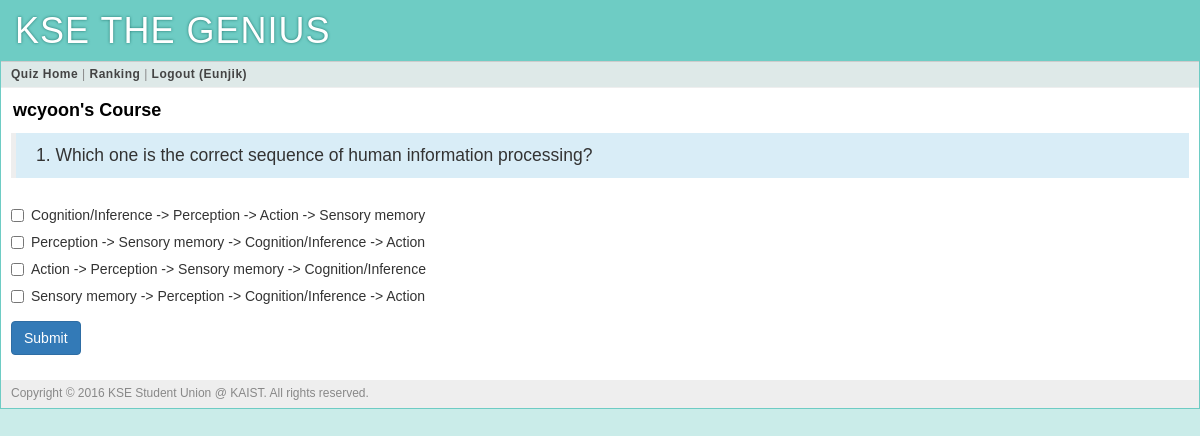
Screenshot of /quiz?prof=wcyoon (signed in) with the database file from the repository.
### tables this page shows
CREATE TABLE "user" (
	`user_id`	integer PRIMARY KEY AUTOINCREMENT,
	`username`	string NOT NULL,
	`name`	string NOT NULL,
	`pw_hash`	string NOT NULL,
	`munyi_point`	integer DEFAULT 0,
	`munyi_last_quiz`	integer DEFAULT 0,
	`wcyoon_point`	integer DEFAULT 0,
	`wcyoon_last_quiz`	integer DEFAULT 0,
	`uclee_point`	integer DEFAULT 0,
	`uclee_last_quiz`	integer DEFAULT 0,
	`jaegil_point`	integer DEFAULT 0,
	`jaegil_last_quiz`	integer DEFAULT 0,
	`aviv_point`	integer DEFAULT 0,
	`aviv_last_quiz`	integer DEFAULT 0,
	`kse_point`	INTEGER DEFAULT 0,
	`kse_last_quiz`	INTEGER DEFAULT 0,
	`total_point`	integer DEFAULT 0
);

CREATE TABLE "quiz" (
	`id`	INTEGER NOT NULL PRIMARY KEY AUTOINCREMENT,
	`professor_id`	TEXT NOT NULL,
	`quiz_id`	INTEGER NOT NULL,
	`question`	TEXT NOT NULL,
	`answer1`	INTEGER NOT NULL,
	`answer2`	INTEGER NOT NULL,
	`answer3`	INTEGER NOT NULL,
	`answer4`	INTEGER NOT NULL,
	`correct_answer`	TEXT NOT NULL,
	`quiz_value`	INTEGER NOT NULL
);

### main.py (the view)
@app.route('/quiz')
def quiz():
    prof = request.args.get('prof')
    error = request.args.get('error')
    user_info = query_db('''SELECT * FROM user WHERE
            user.user_id = ?''',
            [session['user_id']],
            one=True)
    numOfQuiz = query_db('''SELECT count(*) FROM quiz WHERE
            professor_id = ? ''',
            [prof],
            one=True)
    quiz = query_db('''SELECT * FROM quiz WHERE
            professor_id = ? AND quiz_id = ?''',
            [prof, user_info[prof + "_last_quiz"]+1],
            one=True)
    return render_template('quiz.html', prof=prof, quiz=quiz, error=error)

### main.py (called while the page is built)
def connect_db():
    return sqlite3.connect(app.config['DATABASE'])

def query_db(query, args=(), one=False):
    cur = g.db.execute(query, args)
    rv = [dict((cur.description[idx][0], value)
               for idx, value in enumerate(row)) for row in cur.fetchall()]
    return (rv[0] if rv else None) if one else rv

@app.before_request
def before_request():
    g.db = connect_db()
    g.user = None
    if 'user_id' in session:
        g.user = query_db('select * from user where user_id = ?',
                          [session['user_id']], one=True)

@app.teardown_request
def teardown_request(exception):
    if hasattr(g, 'db'):
        g.db.close()

### templates/quiz.html (shortened to what this page needs)
{% extends "layout.html" %}
{% block body %}
	<div class="page-title">
		<span>{{ prof }}'s Course</span>
	</div>
	{% if quiz %}
	<div class="bg-info">
		<blockquote>
			<p>{{ quiz.quiz_id }}. {{ quiz.question | safe }}</p>
		</blockquote>
	</div>
	<form action="{{ url_for('quiz_processing') }}" class="form-horizontal" method="post" enctype="multipart/form-data">
		<div class="form-group">
			<div class="col-sm-offset-0 col-sm-12">
				<div class="checkbox" class="form-control">
					<label class="col-sm-12">
						<input type="checkbox" name="answers" value="1"> {{ quiz.answer1 | safe}}
					</label>
				</div>
			</div>
			<div class="col-sm-offset-0 col-sm-12">
				<div class="checkbox" class="form-control">
					<label class="col-sm-12">
						<input type="checkbox" name="answers" value="2"> {{ quiz.answer2 | safe}}
					</label>
				</div>
			</div>
			<div class="col-sm-offset-0 col-sm-12">
				<div class="checkbox" class="form-control">
					<label class="col-sm-12">
						<input type="checkbox" name="answers" value="3"> {{ quiz.answer3 | safe}}
					</label>
				</div>
			</div>
			<div class="col-sm-offset-0 col-sm-12">
				<div class="checkbox" class="form-control">
					<label class="col-sm-12">
						<input type="checkbox" name="answers" value="4"> {{ quiz.answer4 | safe}}
					</label>
				</div>
			</div>
		</div>
	    <div class="form-group">
    		<div class="col-sm-offset-0 col-sm-8">
      		<button type="submit" class="btn btn-primary">Submit</button>
    		</div>
  		</div>
  	</form>
  	{% endif %}
{% endblock %}

### templates/layout.html (shortened to what this page needs)
<!doctype html>
<html>
<head>
	<link rel="stylesheet" type="text/css" href="{{ url_for('static', filename='bootstrap.min.css') }}">
	<link rel="stylesheet" type="text/css" href="{{ url_for('static', filename='style.css') }}">
</head>
<div class="page">
	<h1>KSE THE GENIUS</h1>
	<div class="navigation">
		{% if g.user %}
			<a href="{{ url_for('course') }}">Quiz Home</a> |
			<a href="{{ url_for('ranking') }}">Ranking</a> |
			<a href="{{ url_for('logout') }}">Logout ({{ g.user.username }})</a>
		{% else %}
			<a href="{{ url_for('register') }}">Sign Up</a> |
			<a href="{{ url_for('login') }}">Sign In</a>
		{% endif %}
	</div>
	<div class="body">{% block body %}{% endblock %}</div>
	<div class="footer">Copyright © 2016 KSE Student Union @ KAIST. All rights reserved.</div>
</div>
</html>

### static/style.css (style rules this page uses)
a { color: black; }
a, a:focus, a:hover, a:active { outline: 0; text-decoration: none; }
div.page { background: white; border: 1px solid #6ECCC4; margin: auto; overflow-y: hidden; }
div.page h1 { background: #6ECCC4; margin: 0; padding: 10px 14px; color: white; letter-spacing: 1px; text-shadow: 0 0 3px #24776F; font-weight: normal; }
div.page div.navigation { background: #DEE9E8; padding: 4px 10px; border-top: 1px solid #ccc; border-bottom: 1px solid #eee; color: #888; font-size: 12px; letter-spacing: 0.5px; }
div.page div.navigation a { color: #444; font-weight: bold; }
div.page div.body { padding: 10px; }
div.page div.footer { background: #eee; color: #888; padding: 5px 10px; font-size: 12px; }
div.page-title { font-size: 18px; color: black; font-weight: bold; margin: 0px 0px 10px 2px; }

### rows the page displays
user: user.username "Eunjik"
quiz: professor "wcyoon", quiz_id "1", question "Which one is the correct sequence of human information processing?", answer1 "Cognition/Inference -> Perception -> Action -> Sensory memory", answer2 "Perception -> Sensory memory -> Cognition/Inference -> Action", answer3 "Action -> Perception -> Sensory memory -> Cognition/Inference", answer4 "Sensory memory -> Perception -> Cognition/Inference -> Action"
